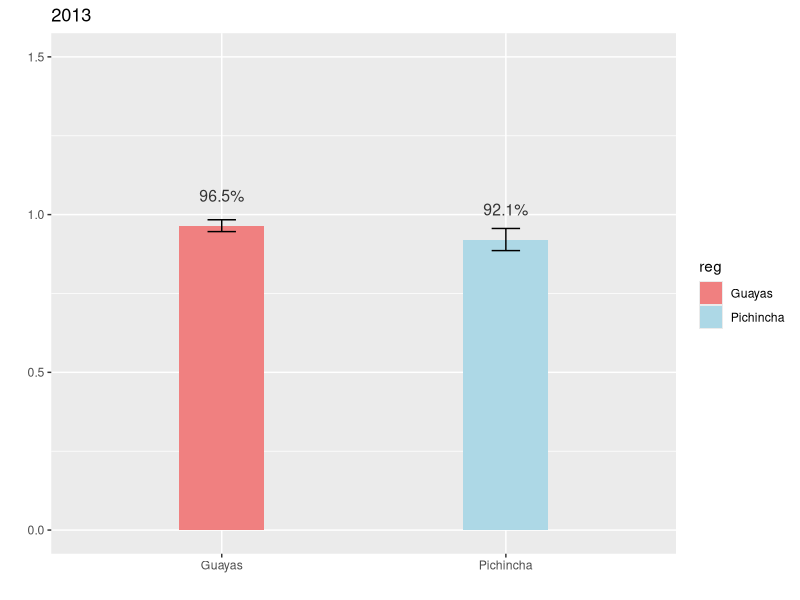
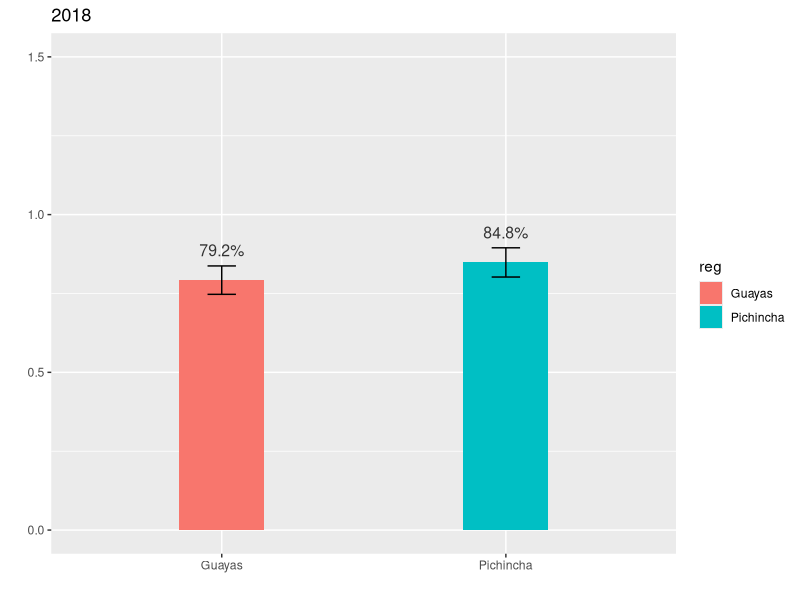
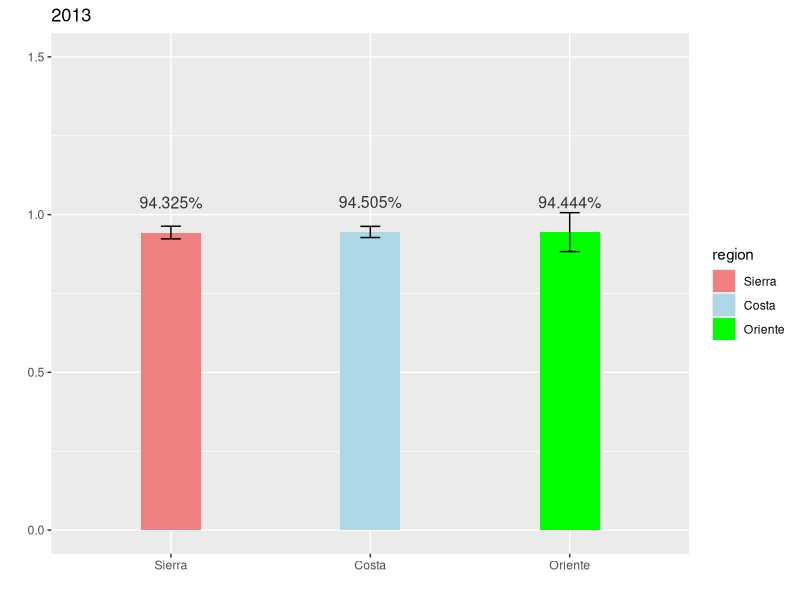
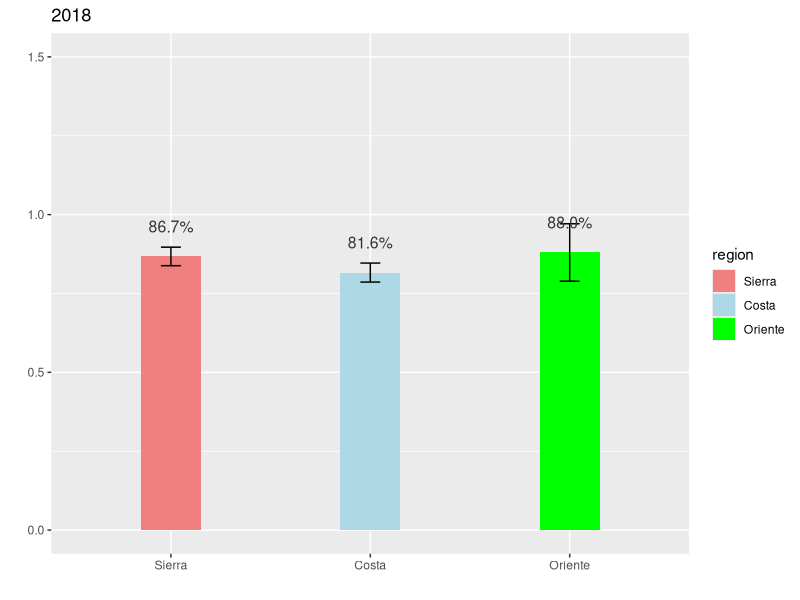
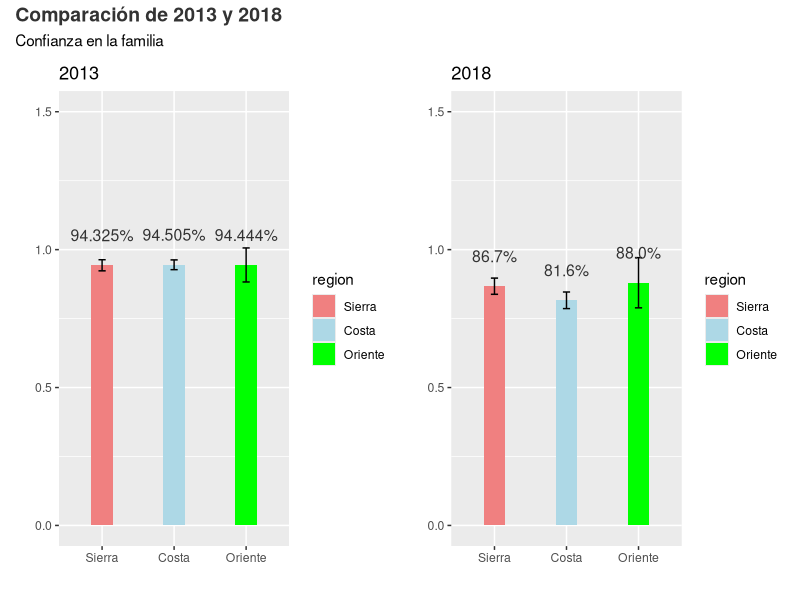
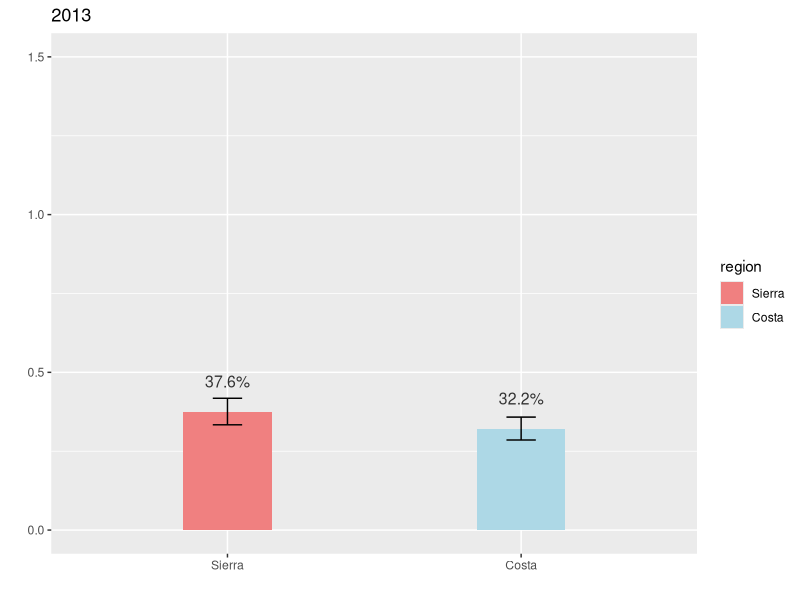
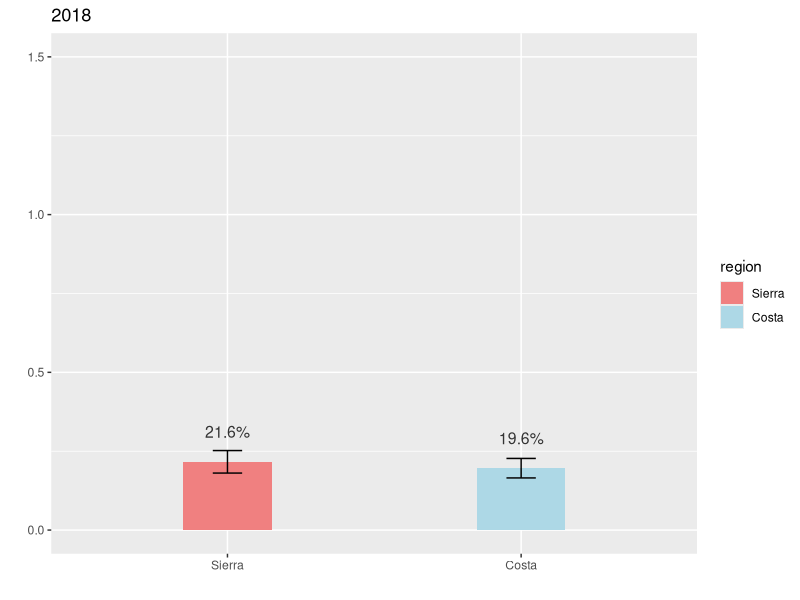
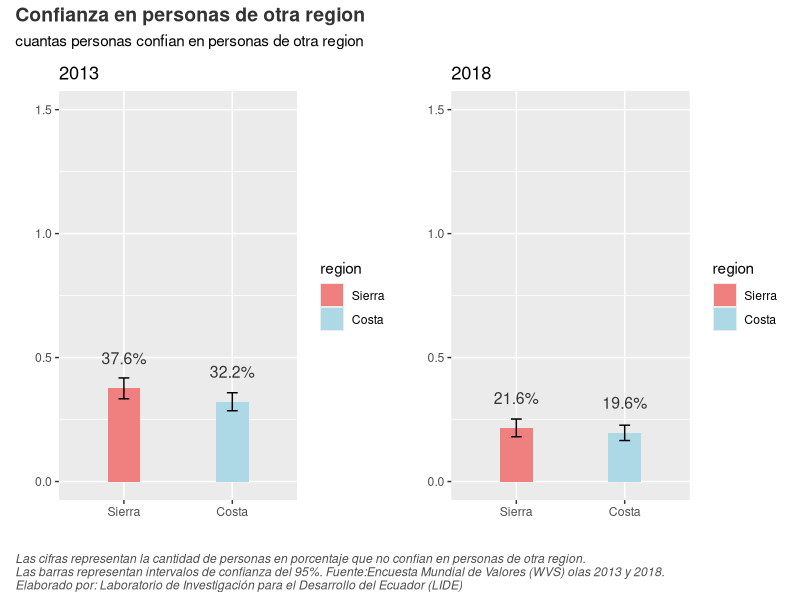

Source code (R) for these figures, in order:
#Carga de librerias y bases
library(haven)
library(dplyr)
library(ggplot2)
library(readr)
library(forcats)
library(lubridate)
library(tidyverse)
library(here)
library(cowplot)
library(patchwork)
library(openxlsx)
Wave_7_Ecuador <- read_dta("BASES LIDE/WVS_Wave_7_Ecuador_Stata_v5.0.dta")
Wave_6_Ecuador<- read_dta("BASES LIDE/WV6_Data_Ecuador_Stata_v20201117.dta")

# Union de bases de datos

Wave_6_Ecuador$N_REGION_ISO <- as_factor(Wave_6_Ecuador$N_REGION_ISO)
Wave_7_Ecuador$N_REGION_ISO <- as_factor(Wave_7_Ecuador$N_REGION_ISO)
Wave_6_Ecuador$V102 <- as_factor(Wave_6_Ecuador$V102)
Wave_7_Ecuador$Q58 <- as_factor(Wave_7_Ecuador$Q58)
Wave_6_Ecuador$V103 <- as_factor(Wave_6_Ecuador$V103)
Wave_7_Ecuador$Q59 <- as_factor(Wave_7_Ecuador$Q59)
Wave_6_Ecuador$V104 <- as_factor(Wave_6_Ecuador$V104)
Wave_7_Ecuador$Q60 <- as_factor(Wave_7_Ecuador$Q60)
Wave_6_Ecuador$V105 <- as_factor(Wave_6_Ecuador$V105)
Wave_7_Ecuador$Q61 <- as_factor(Wave_7_Ecuador$Q61)
Wave_6_Ecuador$V106 <- as_factor(Wave_6_Ecuador$V106)
Wave_7_Ecuador$Q62 <- as_factor(Wave_7_Ecuador$Q62)
Wave_6_Ecuador$V115 <- as_factor(Wave_6_Ecuador$V115)
Wave_7_Ecuador$Q71 <- as_factor(Wave_7_Ecuador$Q71)
Wave_6_Ecuador$V181 <- as_factor(Wave_6_Ecuador$V181)
Wave_7_Ecuador$Q142 <- as_factor(Wave_7_Ecuador$Q142)
Wave_6_Ecuador$V113 <- as_factor(Wave_6_Ecuador$V113)
Wave_7_Ecuador$Q69 <- as_factor(Wave_7_Ecuador$Q69)

wave7 <- Wave_7_Ecuador%>%
  select(cf= "Q58",
         "reg"= N_REGION_ISO,
         cv="Q59",
         cp="Q60",
         c_primera="Q61",
         c_dif_reg="Q62",
         ano="A_YEAR",
         c_gob= "Q71",
         p_trabajo="Q142",
         c_policia="Q69")

wave6<-Wave_6_Ecuador%>%
  select(cf="V102" ,
         "reg"= N_REGION_ISO,
         cv="V103",
         cp="V104",
         c_primera="V105",
         c_dif_reg="V106",
         ano="V262",
         c_gob = "V115",
         p_trabajo="V181",
         c_policia="V113")

wvs_total <- bind_rows(wave6, wave7)

#Agrupar c_gob en dos categorias 

wvs_total$c_gob<- as_factor(wvs_total$c_gob)
wvs_total$confianza_gobierno <- ifelse(wvs_total$c_gob %in% c("Quite a lot", "A great deal"),
                              "confío", "no confío")

#Creamos una variable binaria, con la confianza en el gobierno

wvs_total <- wvs_total %>%
  mutate(confianza_gobieno_b = as.integer(c_gob %in% c("Quite a lot", "A great deal")))


#agrupar cf en dos categorias 

wvs_total$cf<- as_factor(wvs_total$cf)
wvs_total$confianza <- ifelse(wvs_total$cf %in% c("Trust completely", "Trust somewhat"),
                              "confío", "no confío")

#Creamos una variable binaria, con la confianza

wvs_total <- wvs_total %>%
  mutate(confianza_binaria = as.integer(cf %in% c("Trust completely", "Trust somewhat")))


#agrupar c_dif_reg en dos categorias 

wvs_total$c_dif_reg<- as_factor(wvs_total$c_dif_reg)
wvs_total$confianza_en_otra_reg <- ifelse(wvs_total$c_dif_reg %in% c("Trust completely", "Trust somewhat"),
                              "confío", "no confío")

#Creamos una variable binaria, con la confianza en personas de otras regiones

wvs_total <- wvs_total %>%
  mutate(confianza_en_otra_reg_b = as.integer(c_dif_reg %in% c("Trust completely", "Trust somewhat")))

# Agrupar p_trabajo en dos categorias

wvs_total$p_trabajo<- as_factor(wvs_total$p_trabajo)
wvs_total$miedo_perder_empleo <- ifelse(wvs_total$p_trabajo %in% c("Very much", "A great deal"),
                                          "confío", "no confío")

#Creamos una variable binaria, con el miedo de las personas a perder su trabajo

wvs_total <- wvs_total %>%
  mutate(miedo_perder_empleo = as.integer(p_trabajo %in% c("Very much", "A great deal")))

#Agrupar c_policia en dos categorias 

wvs_total$c_policia<- as_factor(wvs_total$c_policia)
wvs_total$confianza_policia <- ifelse(wvs_total$c_policia %in% c("Quite a lot", "A great deal"),
                                       "confío", "no confío")

#Creamos una variable binaria, con la confianza en la policia

wvs_total <- wvs_total %>%
  mutate(confianza_policia_b = as.integer(c_policia %in% c("Quite a lot", "A great deal")))





#filtrando por Provincia y renombre de variables

wvs_uio_gye <- wvs_total%>%
  filter(reg %in% c("EC-G Guayas","EC-P Pichincha"))%>%
  mutate(reg=fct_recode(reg,
                        "Guayas"="EC-G Guayas",
                        "Pichincha"="EC-P Pichincha"))

#Relaizamos una grupación de la varible de provicias


wvs_c<- wvs_total%>%
  mutate(region = fct_collapse(reg,
                               "Sierra"=c("EC-A Azuay","EC-B Bolivar","EC-F Canar",
                                          "EC-C Carchi","EC-X Cotopaxi","EC-H Chimborazo",
                                          "EC-L Loja","EC-I Imbabura","EC-P Pichincha",
                                          "EC-T Tungurahua"),
                               "Costa"=c("EC-O El Oro","EC-E Esmeraldas","EC-G Guayas",
                                         "EC-R Los Rios","EC-M Manabi","EC-SE Santa Elena",
                                         "EC-SD Santo Domingo de los Tsachilas",
                                         "EC-SD Santo Domingo de los Tsachilas"),
                               "Oriente"=c("EC-S Morona Santiago","EC-N Napo","EC-D Orellana",
                                           "EC-Y Pastaza",
                                           "EC-U Sucumbios","EC-Z Zamora Chinchipe")))

#Relaizamos una grupación de la varible de provicias sin todas las del oriente

wvs_cs<- wvs_total%>%
  filter(reg %in% c("EC-A Azuay","EC-B Bolivar","EC-F Canar",
                    "EC-C Carchi","EC-X Cotopaxi","EC-H Chimborazo",
                    "EC-L Loja","EC-I Imbabura","EC-P Pichincha",
                    "EC-T Tungurahua","EC-O El Oro","EC-E Esmeraldas","EC-G Guayas",
                    "EC-R Los Rios","EC-M Manabi","EC-SE Santa Elena",
                    "EC-SD Santo Domingo de los Tsachilas",
                    "EC-SD Santo Domingo de los Tsachilas"))%>%
  mutate(region = fct_collapse(reg,
                               "Sierra"=c("EC-A Azuay","EC-B Bolivar","EC-F Canar",
                                          "EC-C Carchi","EC-X Cotopaxi","EC-H Chimborazo",
                                          "EC-L Loja","EC-I Imbabura","EC-P Pichincha",
                                          "EC-T Tungurahua"),
                               "Costa"=c("EC-O El Oro","EC-E Esmeraldas","EC-G Guayas",
                                         "EC-R Los Rios","EC-M Manabi","EC-SE Santa Elena",
                                         "EC-SD Santo Domingo de los Tsachilas",
                                         "EC-SD Santo Domingo de los Tsachilas")))


#Calcular la media y error estandar por provincia 
cf_p <- wvs_uio_gye %>% 
  group_by(ano, reg) %>% 
  summarize(mean = mean(as.numeric(confianza_binaria), na.rm = TRUE), 
            se = sd(as.numeric(confianza_binaria), na.rm = TRUE)/sqrt(n()))

#Calcular la media y error estandar por region
cf_r <- wvs_c %>% 
  group_by(ano, region) %>% 
  summarize(mean = mean(as.numeric(confianza_binaria), na.rm = TRUE), 
            se = sd(as.numeric(confianza_binaria), na.rm = TRUE)/sqrt(n()))

###############################################################################
#analizis de variable de confianza en la familia

#Graficos por provincia Pichincha y Guayas

# Gráfico 2013

cf_p_2013 <- cf_p %>% 
  filter(ano == 2013) %>%
  filter(complete.cases(reg, mean, se)) %>%
  ggplot(aes(x = reg, y = mean, fill = reg)) + 
  geom_bar(stat = "identity", width = 0.3,) +
  geom_errorbar(aes(ymin = mean - 1.96*se, ymax = mean + 1.96*se), width = 0.1) +
  geom_text(aes(label = scales::percent(mean, digits =1)), 
            color = "grey20", size = 4, vjust = -2) +
  labs(title = "2013", x = "", y = "") + 
  scale_y_continuous(limits = c(0, 1.5)) +
  scale_fill_manual(values = c("lightcoral", "lightblue")) 
print(cf_p_2013)

# Gráfico 2018

cf_p_2018 <- cf_p %>% 
  filter(ano == 2018) %>%
  filter(complete.cases(reg, mean, se)) %>%
  ggplot(aes(x = reg, y = mean, fill = reg)) + 
  geom_bar(stat = "identity", width = 0.3) +
  geom_errorbar(aes(ymin = mean - 1.96*se, ymax = mean + 1.96*se), width = 0.1) +
  geom_text(aes(label = scales::percent(mean, digits =1)), 
            color = "grey20", size = 4, vjust = -2) +
  labs(title = "2018", x = "", y = "") + 
  scale_y_continuous(limits = c(0, 1.5))
print(cf_p_2018)
################################################################################
#analizis de variable de confianza en la familia

#Graficos por region sierra y costa

# Gráfico 2013

cf_r_2013 <- cf_r %>% 
  filter(ano == 2013) %>%
  filter(complete.cases(region, mean, se)) %>%
  ggplot(aes(x = region, y = mean, fill = region)) + 
  geom_bar(stat = "identity", width = 0.3,) +
  geom_errorbar(aes(ymin = mean - 1.96*se, ymax = mean + 1.96*se), width = 0.1) +
  geom_text(aes(label = scales::percent(mean, digits =1)), 
            color = "grey20", size = 4, vjust = -2) +
  labs(title = "2013", x = "", y = "") + 
  scale_y_continuous(limits = c(0, 1.5)) +
  scale_fill_manual(values = c("lightcoral", "lightblue","green")) 
print(cf_r_2013)

# Gráfico 2018

cf_r_2018 <- cf_r %>% 
  filter(ano == 2018) %>%
  filter(complete.cases(region, mean, se)) %>%
  ggplot(aes(x = region, y = mean, fill = region)) + 
  geom_bar(stat = "identity", width = 0.3,) +
  geom_errorbar(aes(ymin = mean - 1.96*se, ymax = mean + 1.96*se), width = 0.1) +
  geom_text(aes(label = scales::percent(mean, digits =1)), 
            color = "grey20", size = 4, vjust = -2) +
  labs(title = "2018", x = "", y = "") + 
  scale_y_continuous(limits = c(0, 1.5)) +
  scale_fill_manual(values = c("lightcoral", "lightblue","green")) 
print(cf_r_2018)
##################################################################################
library(cowplot)
library(patchwork)

combined_plot <- cf_r_2013 + cf_r_2018 +
  plot_layout(ncol = 2) +
  plot_annotation(title = "Comparación de 2013 y 2018",
                  subtitle = "Confianza en la familia",
                  theme = theme(
                    plot.title = element_text(hjust = 0, color = "grey20", face = "bold", size = 14),
                    plot.caption = element_text(hjust = 0, color = "grey30", face = 'italic')
                  ))
print(combined_plot)

################################################################################

#Analisis de la variable de confianza en otras regiones 
cf_r_2 <- wvs_cs %>% 
  group_by(ano, region) %>% 
  summarize(mean = mean(as.numeric(confianza_en_otra_reg_b), na.rm = TRUE), 
            se = sd(as.numeric(confianza_en_otra_reg_b), na.rm = TRUE)/sqrt(n()))


#Graficos por region sierra y costa

# Gráfico 2013

cf_r2_2013 <- cf_r_2 %>% 
  filter(ano == 2013) %>%
  filter(complete.cases(region, mean, se)) %>%
  ggplot(aes(x = region, y = mean, fill = region)) + 
  geom_bar(stat = "identity", width = 0.3,) +
  geom_errorbar(aes(ymin = mean - 1.96*se, ymax = mean + 1.96*se), width = 0.1) +
  geom_text(aes(label = scales::percent(mean, digits =1)), 
            color = "grey20", size = 4, vjust = -2) +
  labs(title = "2013", x = "", y = "") + 
  scale_y_continuous(limits = c(0, 1.5)) +
  scale_fill_manual(values = c("lightcoral", "lightblue","green")) 
print(cf_r2_2013)
  
# Gráfico 2018

cf_r2_2018 <- cf_r_2 %>% 
  filter(ano == 2018) %>%
  filter(complete.cases(region, mean, se)) %>%
  ggplot(aes(x = region, y = mean, fill = region)) + 
  geom_bar(stat = "identity", width = 0.3,) +
  geom_errorbar(aes(ymin = mean - 1.96*se, ymax = mean + 1.96*se), width = 0.1) +
  geom_text(aes(label = scales::percent(mean, digits =1)), 
            color = "grey20", size = 4, vjust = -2) +
  labs(title = "2018", x = "", y = "") + 
  scale_y_continuous(limits = c(0, 1.5)) +
  scale_fill_manual(values = c("lightcoral", "lightblue","green")) 
print(cf_r2_2018)

#Union de los dos gráficos

combined_plot_2 <- cf_r2_2013 + cf_r2_2018 +
  plot_layout(ncol = 2) +
  plot_annotation(title = "Confianza en personas de otra region",
                  subtitle = "cuantas personas confian en personas de otra region",
                  caption = "Las cifras representan la cantidad de personas en porcentaje que no confian en personas de otra region.
Las barras representan intervalos de confianza del 95%. Fuente:Encuesta Mundial de Valores (WVS) olas 2013 y 2018. 
Elaborado por: Laboratorio de Investigación para el Desarrollo del Ecuador (LIDE)",
                  theme = theme(
                    plot.title = element_text(hjust = 0, color = "grey20", face = "bold", size = 14),
                    plot.caption = element_text(hjust = 0, color = "grey30", face = 'italic')
                  ))
print(combined_plot_2)

####################################################################################

#Analizis de la variable de confianza sobre el gobierno
cf_r_3 <- wvs_cs %>% 
  group_by(ano, region) %>% 
  summarize(mean = mean(as.numeric(confianza_gobieno_b), na.rm = TRUE), 
            se = sd(as.numeric(confianza_gobieno_b), na.rm = TRUE)/sqrt(n()))


#Graficos por region sierra y costa

# Gráfico 2013

cf_r3_2013 <- cf_r_3 %>% 
  filter(ano == 2013) %>%
  filter(complete.cases(region, mean, se)) %>%
  ggplot(aes(x = region, y = mean, fill = region)) + 
  geom_bar(stat = "identity", width = 0.3,) +
  geom_errorbar(aes(ymin = mean - 1.96*se, ymax = mean + 1.96*se), width = 0.1) +
  geom_text(aes(label = scales::percent(mean, digits =1)), 
            color = "grey20", size = 4, vjust = -2) +
  labs(title = "2013", x = "", y = "") + 
  scale_y_continuous(limits = c(0, 1.5)) +
  scale_fill_manual(values = c("lightcoral", "lightblue","green")) 
print(cf_r3_2013)

# Gráfico 2018

cf_r3_2018 <- cf_r_3 %>% 
  filter(ano == 2018) %>%
  filter(complete.cases(region, mean, se)) %>%
  ggplot(aes(x = region, y = mean, fill = region)) + 
  geom_bar(stat = "identity", width = 0.3,) +
  geom_errorbar(aes(ymin = mean - 1.96*se, ymax = mean + 1.96*se), width = 0.1) +
  geom_text(aes(label = scales::percent(mean, digits =1)), 
            color = "grey20", size = 4, vjust = -2) +
  labs(title = "2018", x = "", y = "") + 
  scale_y_continuous(limits = c(0, 1.5)) +
  scale_fill_manual(values = c("lightcoral", "lightblue","green")) 
print(cf_r3_2018)

# Union de los dos graficos

combined_plot_3 <- cf_r3_2013 + cf_r3_2018 +
  plot_layout(ncol = 2) +
  plot_annotation(title = "Confianza de los ecuatorianos en el gobierno",
                  subtitle = "cuantas personas confian en el gobierno",
                  caption = "Las cifras representan la cantidad de personas en porcentaje que no confian en el gobierno ecuatoriano.
Las barras representan intervalos de confianza del 95%. Fuente:Encuesta Mundial de Valores (WVS) olas 2013 y 2018. 
Elaborado por: Laboratorio de Investigación para el Desarrollo del Ecuador (LIDE)",
                  theme = theme(
                    plot.title = element_text(hjust = 0, color = "grey20", face = "bold", size = 14),
                    plot.caption = element_text(hjust = 0, color = "grey30", face = 'italic')
                  ))
print(combined_plot_3)
############################################################################3##
combined_plot <- plot_grid(
  combined_plot_2,
  combined_plot_3,
  labels = c("A", "B"),  # Agrega etiquetas A y B a los gráficos
  ncol = 1  # Coloca los gráficos en una sola columna
)
print(combined_plot)

################################################################################

#Analisis de la variable del miedo a perder el trabajo

cf_r_4 <- wvs_cs %>% 
  group_by(ano, region) %>% 
  summarize(mean = mean(as.numeric(miedo_perder_empleo), na.rm = TRUE), 
            se = sd(as.numeric(miedo_perder_empleo), na.rm = TRUE)/sqrt(n()))


#Graficos por region sierra y costa

# Gráfico 2013

cf_r4_2013 <- cf_r_4 %>% 
  filter(ano == 2013) %>%
  filter(complete.cases(region, mean, se)) %>%
  ggplot(aes(x = region, y = mean, fill = region)) + 
  geom_bar(stat = "identity", width = 0.3,) +
  geom_errorbar(aes(ymin = mean - 1.96*se, ymax = mean + 1.96*se), width = 0.1) +
  geom_text(aes(label = scales::percent(mean, digits =1)), 
            color = "grey20", size = 4, vjust = -2) +
  labs(title = "2013", x = "", y = "") + 
  scale_y_continuous(limits = c(0, 1.5)) +
  scale_fill_manual(values = c("lightcoral", "lightblue","green"))+
  theme_minimal()+
  theme(panel.grid = element_blank(),
        axis.line = element_line("black"))
print(cf_r4_2013)

# Gráfico 2018

cf_r4_2018 <- cf_r_4 %>% 
  filter(ano == 2018) %>%
  filter(complete.cases(region, mean, se)) %>%
  ggplot(aes(x = region, y = mean, fill = region)) + 
  geom_bar(stat = "identity", width = 0.3,) +
  geom_errorbar(aes(ymin = mean - 1.96*se, ymax = mean + 1.96*se), width = 0.1) +
  geom_text(aes(label = scales::percent(mean, digits =1)), 
            color = "grey20", size = 4, vjust = -2) +
  labs(title = "2018", x = "", y = "") + 
  scale_y_continuous(limits = c(0, 1.5)) +
  scale_fill_manual(values = c("lightcoral", "lightblue","green"))+
  theme_minimal()+
  theme(panel.grid = element_blank(),
        axis.line = element_line("black"))
print(cf_r4_2018)

#Union de los dos gráficos
combined_plot_4 <- cf_r4_2013 + cf_r4_2018 +
  plot_layout(ncol = 2) +
  plot_annotation(title = "Miedo de los ecuatorianos a perder su empleo",
                  subtitle = "Expectativas sobre el mercado laboral",
                  caption = "Las cifras representan en porcentaje la cantida de personas que tienen miedo a perder su trabajo.
Las barras representan intervalos de confianza del 95%. Fuente:Encuesta Mundial de Valores (WVS) olas 2013 y 2018.",
                  theme = theme(
                    panel.grid.major = element_blank(),
                    panel.grid.minor = element_blank(),
                    plot.title = element_text(hjust = 0, color = "grey20", face = "bold", size = 14),
                    plot.caption = element_text(hjust = 0, color = "grey30", face = 'italic')))
print(combined_plot_4)

############################################################################
# Estadistica comparativa de confianza en la policia
cf_r_5 <- wvs_c %>% 
  group_by(ano, region) %>% 
  summarize(mean = mean(as.numeric(confianza_policia_b), na.rm = TRUE), 
            se = sd(as.numeric(confianza_policia_b), na.rm = TRUE)/sqrt(n()))

# Unir toda la estadistica comparativa para poder observar una tabla

cf_r_total <- wvs_cs %>% 
  group_by(ano, region) %>% 
  summarize(mean_cf = mean(as.numeric(confianza_binaria), na.rm = TRUE), 
            se_cf = sd(as.numeric(confianza_binaria), na.rm = TRUE)/sqrt(n()),
            mean_otra_reg = mean(as.numeric(confianza_en_otra_reg_b), na.rm = TRUE), 
            se_otra_reg = sd(as.numeric(confianza_en_otra_reg_b), na.rm = TRUE)/sqrt(n()),
            mean_gob = mean(as.numeric(confianza_gobieno_b), na.rm = TRUE), 
            se_gob = sd(as.numeric(confianza_gobieno_b), na.rm = TRUE)/sqrt(n()),
            mean_police = mean(as.numeric(confianza_policia_b), na.rm = TRUE), 
            se_police = sd(as.numeric(confianza_policia_b), na.rm = TRUE)/sqrt(n()))

#Gráfico de todas las vars
############################################################################################

cf_r_total %>% 
  select(ano, region, mean_cf, mean_otra_reg, mean_gob, mean_police) %>%
  pivot_longer(c(mean_cf, mean_otra_reg, mean_gob, mean_police),
               names_to = 'confianza_from',
               values_to = 'confianza') %>%
  mutate(confianza_from = case_when(
    confianza_from == 'mean_cf' ~ 'Confianza en la Familia',
    confianza_from == 'mean_otra_reg' ~ 'Confianza en la otra Región',
    confianza_from == 'mean_gob' ~ 'Confianza en el Gobierno',
    confianza_from == 'mean_police' ~ 'Confianza en la Policía'
  )) %>%
  ggplot(aes(x = ano, y = confianza, fill = confianza_from)) +
  geom_col(position = 'dodge') +
  geom_text(aes(label = scales::percent(confianza, accuracy = 1), group = confianza_from),
            position = position_dodge(width = 4.2),  
            vjust = -0.5, 
            size = 3) +  
  scale_x_continuous(breaks = c(2013, 2018)) +
  scale_fill_manual(values = c('#20409A', '#EE2E24', '#3EA055', '#F7D002')) +
  facet_wrap(~region) +
  labs(title = 'Niveles de Confianza por Año y Región',
       subtitle = 'Datos de Confianza 2013-2018',
       x = 'Año',
       y = 'Nivel de Confianza',
       fill = '',
       caption = 'Las cifras representan en porcentaje la confianza que tienen las personas en los diferentes indicadores.\nLas barras representan intervalos de confianza del 95%. Fuente: Encuesta Mundial de Valores (WVS) olas 2013 y 2018.') +
  theme_minimal() +
  theme(axis.text.x = element_text(angle = 45, vjust = 0.7, hjust = 1),
        legend.position = 'bottom',  
        legend.box = 'horizontal',
        plot.caption = element_text(hjust = 0), 
        panel.grid.major = element_blank(),
        panel.grid.minor = element_blank(),
        axis.line = element_line("black"))  
